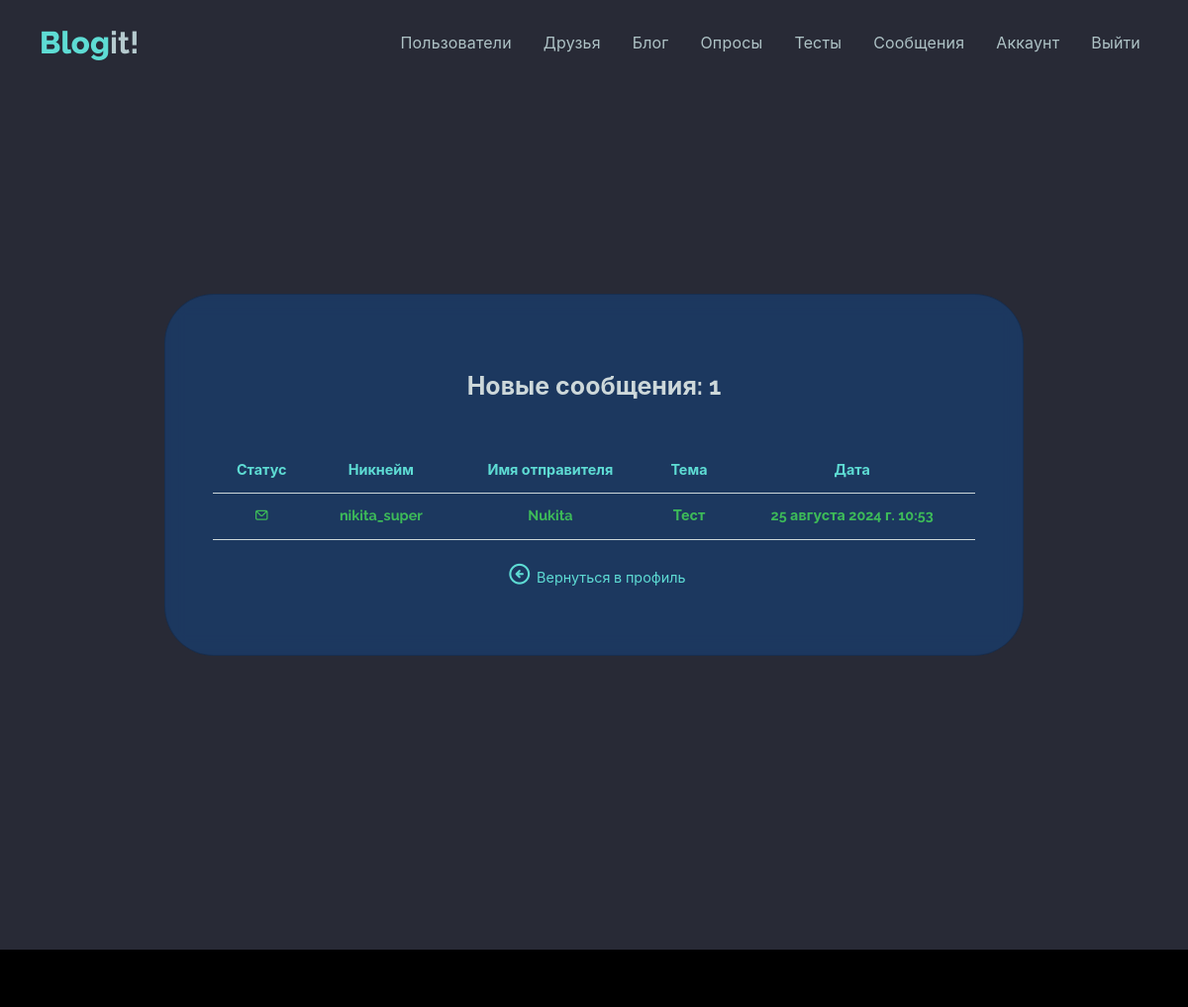
Screenshot of /inbox/ (signed in) with the database file from the repository.
### users/models.py (models this page shows, shortened)
class Message(models.Model):
    sender = models.ForeignKey(Profile, on_delete=models.SET_NULL, null=True, blank=True)
    recipient = models.ForeignKey(Profile, on_delete=models.SET_NULL, null=True, blank=True, related_name='messages')
    name = models.CharField(max_length=200, null=True, blank=True)
    email = models.EmailField(max_length=200, null=True, blank=True)
    subject = models.CharField(max_length=200,  null=True, blank=True)
    body = models.TextField()
    is_read = models.BooleanField(default=False, null=True)
    created = models.DateTimeField(auto_now_add=True)
    class Meta:
        ordering = ['is_read', '-created']
        verbose_name = 'Сообщение'
        verbose_name_plural = 'Сообщения'

class Profile(models.Model):
    user = models.OneToOneField(User, on_delete=models.CASCADE)
    name = models.CharField(max_length=50, blank=True, null=True)
    email = models.EmailField(max_length=50,  blank=True, null=True)
    username = models.CharField(max_length=50, blank=True, null=True)
    summary = models.CharField(max_length=100, blank=True, null=True)
    city = models.CharField(max_length=20, blank=True, null=True)
    profession = models.CharField(max_length=50, blank=True, null=True)
    about = models.TextField(blank=True, null=True)
    image = models.ImageField(null=True, blank=True, upload_to='profile_images', default='profile_images/default.jpg')
    github = models.CharField(max_length=100, default='https://github.com')
    twitter = models.CharField(max_length=100,  default='https://twitter.com')
    linkedin = models.CharField(max_length=100, default='https://linkedin.com')
    youtube = models.CharField(max_length=100, default='https://youtube.com')
    website = models.CharField(max_length=100, default='https://mysite.com')
    created = models.DateTimeField(auto_now_add=True)
    follows = models.ManyToManyField('self', related_name='followed_by', symmetrical=False, blank=True)
    class Meta:
        ordering = ['created']
        verbose_name = 'Профиль'
        verbose_name_plural = 'Профили'
    def __str__(self):
        return self.user.username

### users/views.py (the view)
# urls.py: path('inbox/', views.inbox, name='inbox'),
@login_required
def inbox(request):
    profile = request.user.profile
    messageRequests = profile.messages.all()
    unreadCount = messageRequests.filter(is_read=False).count()
    context = {'messageRequests': messageRequests,
    'unreadCount': unreadCount}
    return render(request, 'users/inbox.html', context)

### users/templates/users/inbox.html (shortened to what this page needs)
{% extends 'base.html' %}
{% block content %}
    <section>
        <main>
            <div class="mt-5 mb-5">
                <div class="vh-100 d-flex justify-content-center align-items-center">
                    <div class="container">
                        <div class="row d-flex justify-content-center">
                            <div class="col-12 col-md-9 col-lg-9">
                                <div class="card card-bg">
                                    <div class="card-body p-5">
                                        <div class="mb-3 mt-md-4">
                                            <div class="text-center">
                                                <h5 class="fw-bold fs-2 text-200 mb-5 text-center">
                                                    Новые сообщения: <span>{{ unreadCount }}</span>
                                                </h5>
                                                <div class="table-responsive">
                                                    <table class="table table-hover">
                                                        <thead>
                                                            <tr>
                                                                <th scope="col" class="text-primary">Статус</th>
                                                                <th scope="col" class="text-primary">Никнейм</th>
                                                                <th scope="col" class="text-primary">Имя отправителя</th>
                                                                <th scope="col" class="text-primary">Тема</th>
                                                                <th scope="col" class="text-primary">Дата</th>
                                                            </tr>
                                                        </thead>
                                                        <tbody>
                                                            {% for message in messageRequests %}
                                                                <tr style="transform: rotate(0);">
                                                                    {% if message.is_read == False %}
                                                                        <th scope="row">
                                                                            <i class="uil uil-envelope text-success" style="font-size: 15px"></i>
                                                                        </th>
                                                                        <td class="text-success fw-bold">{{ message.sender }}</td>
                                                                        <td class="text-success fw-bold">{{ message.name }}</td>
                                                                        <td class="text-success fw-bold">{{ message.subject }}</td>
                                                                        <td class="text-success fw-bold">{{ message.created }}</td>
                                                                    {% endif %}
                                                                </tr>
                                                            {% endfor %}
                                                        </tbody>
                                                    </table>
                                                </div>
                                                <div class="text-center">
                                                    <a href="{% url 'account' %}" style="text-decoration: none;"><i class="uil uil-arrow-circle-left"
   style="padding: 0.3rem;
          font-size: 25px"></i>Вернуться в профиль</a>
                                                </div>
                                            </div>
                                        </div>
                                    </div>
                                </div>
                            </div>
                        </div>
                    </div>
                </div>
            </div>
        </main>
    </section>
{% endblock content %}

### rows the page displays
Message: sender "nikita_super", name "Nukita", subject "Тест", created "25 августа 2024 г. 10:53"

### other values shown
{{ unreadCount }} "1"
